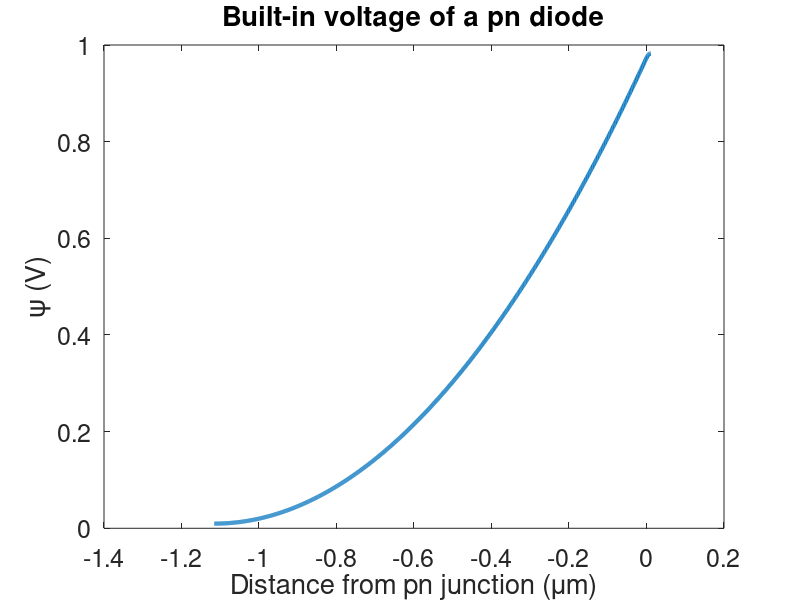

Source code (MATLAB):
%% Static parameters
N_A  = 1e17;                  % Acceptor concentration (cm^-3)
N_D  = 1e19;                  % Donor    concentration (cm^-3)
N_V  = 1.04e19;
N_C  = 2.8e19;          
n_i  = 1e10;                  % Intrinsic carrier concentration (cm^-3)

q    = 1.602e-19;             % Electron charge (magnitude)
k_B  = 1.381e-23;             % Boltzmann's constant (J / K )
T    = 300;                   % Temperature (K)

eps_0    = 8.854e-12;         % Electric permittivity of free space (F / m)
eps_si   = 11.68*eps_0;       % Electric permittivity of silicon


psi_0 = 1.12 - k_B*T*log(N_V*N_C/(N_A*N_D))/q
A_P = q*N_A/eps_si;
A_N = q*N_D/eps_si;

W = sqrt(2*eps_si/q*psi_0*(1/N_A + 1/N_D));

x_n = W/(1+N_D/N_A);
x_p = W - x_n;

x = linspace(-x_p, x_n, 1000);
Psi = [];
for i = 1:1000
    if x(i) <= 0
        Psi(i) = q*N_A/eps_si * (0.5*x(i)^2 + x_p*x(i));
    else
        Psi(i) = - q*N_D/eps_si*(0.5*x(i)^2 - x_n*x(i));
    end
end

%% Psi plotting
% Psi = q*N_D/eps_si*(0.5*x.^2 - x_n.*x) - q*N_A/eps_si * (0.5*x.^2 + x_p.*x);
% semilogx(x+x_p, Psi)
figure(1);
 plot(x/100*1e6,Psi+psi_0, 'LineWidth', 3)
% line([0 0],[0 min(Psi)], 'LineStyle', '-.', 'Color', 'k')
title('Built-in voltage of a pn diode');
xlabel('Distance from pn junction (\mum)');
ylabel('\psi (V)');
set(gca, 'FontSize', 18)
%% E plot
% figure(2);
% x = linspace(-x_p, x_n, 1000);
% for i = 1:1000
%     if x(i) <= 0
%         E(i) = - q*N_A/eps_si * (x(i) + x_p);
%     else
%         E(i) = q*N_D/eps_si*(x(i) - x_n);
%     end
% end
% plot(x/100*1e6,E, 'LineWidth', 3)
% line([0 0],[0 min(E)], 'LineStyle', '-.', 'Color', 'k')
% title('Electric field across depletion region of pn diode');
% xlabel('Distance from pn junction (\mum)');
% ylabel('E (V/m)');
% set(gca, 'FontSize', 18)
% % semilogx(x+x_p,E)
